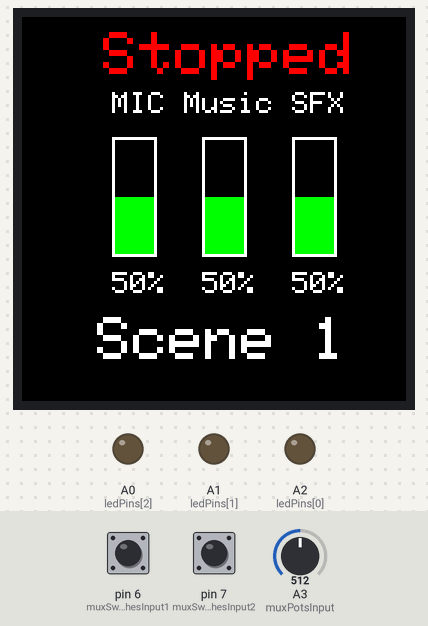
Bench run of a sketch on a simulated Arduino Leonardo, built with avr-gcc and run on an emulated ATmega32U4. On the bench: 128×128 colour display, output pins drawn as LEDs (lit = HIGH). The test bench sets the inputs (shaded band); at power-on: pin 7 (muxSwitchesInput2) HIGH, pin 6 (muxSwitchesInput1) HIGH, A3 (muxPotsInput) = 512. Pins used as bus, display or sensor lines are not drawn.

Above: at 1.3 s.
1.4 s: pin 7 (muxSwitchesInput2) pulled LOW for 0.15 s
At 2.6 s:
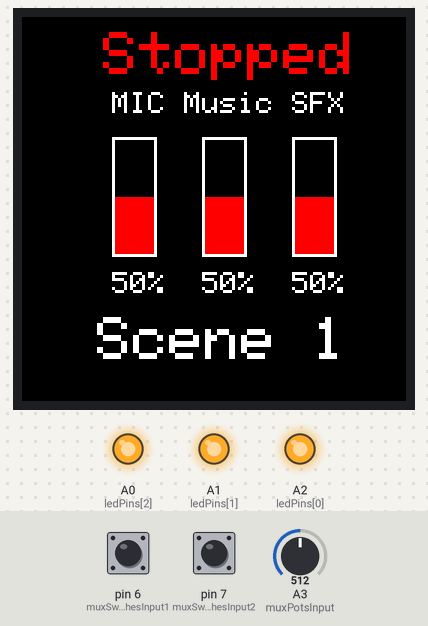
3.0 s: pin 6 (muxSwitchesInput1) pulled LOW for 0.15 s
At 3.4 s:
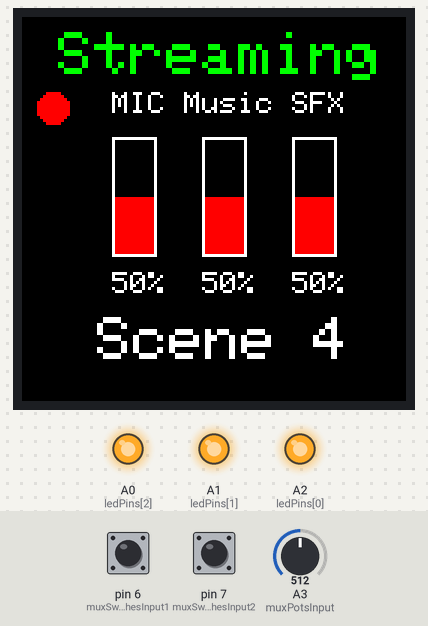
4.6 s: pin 7 (muxSwitchesInput2) pulled LOW for 1 s
At 5.1 s:
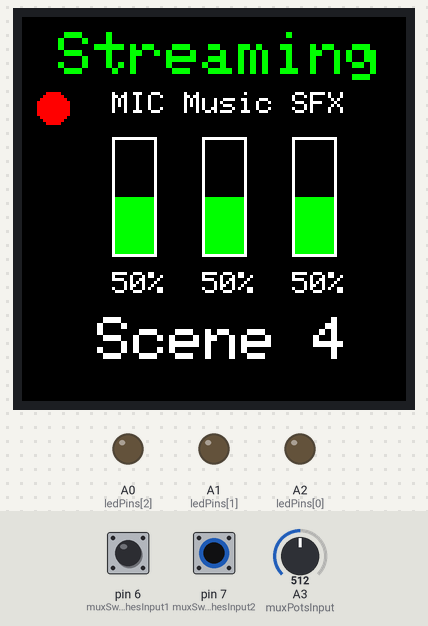
7.1 s: A3 (muxPotsInput) set to 716
At 8.1 s:
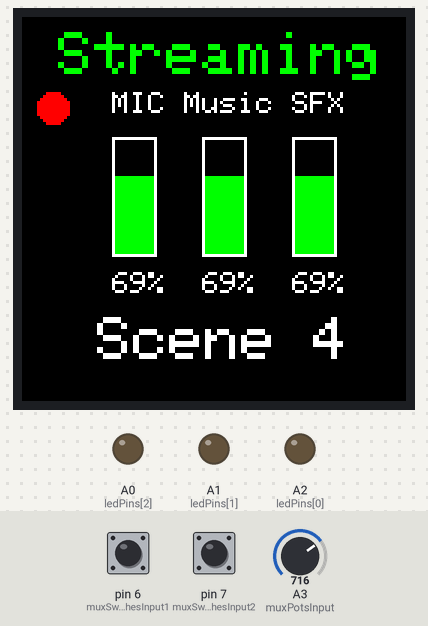
8.6 s: pin 7 (muxSwitchesInput2) pulled LOW for 0.15 s
At 9.3 s:
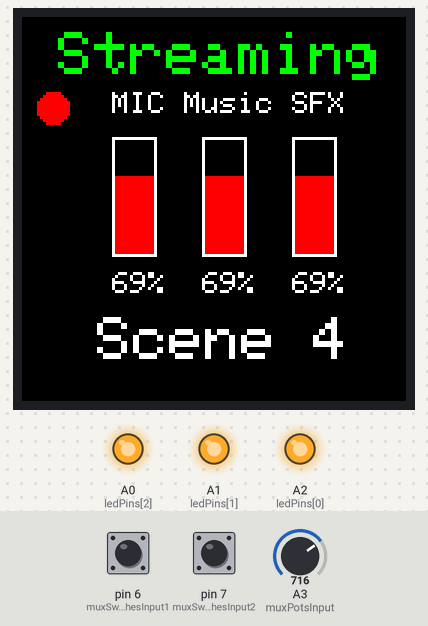
10.2 s: pin 6 (muxSwitchesInput1) pulled LOW for 1 s
At 11.3 s:
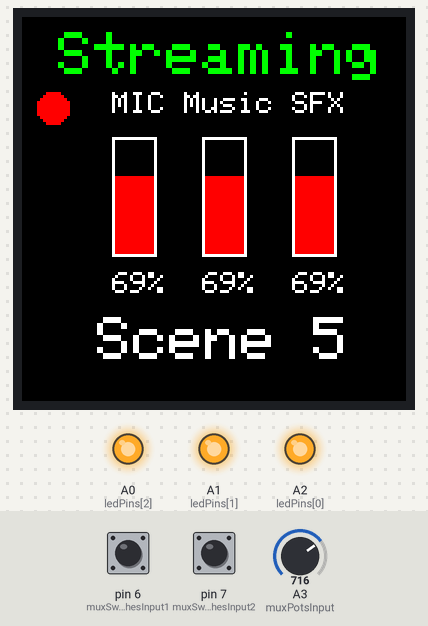
Timing chart, 0 to 13.2 s (numbered marks = the images above; inputs shaded):
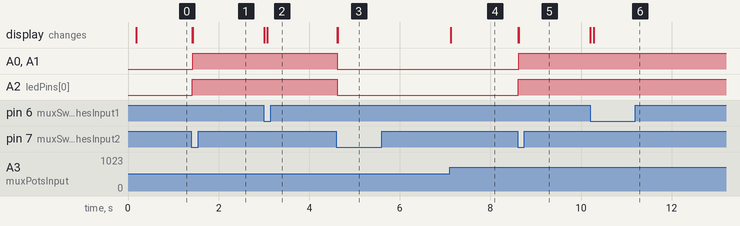

The sketch:

OBSController.ino
```cpp
#include <Arduino.h>
#include "MIDIUSB.h"
#include "Keyboard.h"
#include <Adafruit_GFX.h>
#include <Adafruit_ST7735.h>
#include <SPI.h>
#include <ResponsiveAnalogRead.h>

#define SLIDER_WIDTH 15
#define SLIDER_HEIGHT 40
#define SLIDER_SPACING 30
#define SLIDER_X_OFFSET 30
#define SLIDER_Y_OFFSET 40
#define SLIDER_TEXT_OFFSET 5 // Offset for text below the slider

// Define pins
#define TFT_CS     10
#define TFT_RST    9
#define TFT_DC     8

Adafruit_ST7735 tft = Adafruit_ST7735(TFT_CS, TFT_DC, TFT_RST);

int selectedChannel = 0;
int octave = 0;
int notesOctave = 0;

// LEDS
const int ledPins[] = {A2, A1, A0};
const int numLeds = sizeof(ledPins) / sizeof(ledPins[0]);
bool ledStates[numLeds] = {0, 0, 0}; // States of the LEDs

// MUX
// Outputs
int muxChannel1 = 2;
int muxChannel2 = 3;
int muxChannel3 = 4;
int muxChannel4 = 5;

// Inputs
int muxPotsInput = A3; // 8 channel analog
int muxSwitchesInput1 = 6; // 16 channel digital
int muxSwitchesInput2 = 7; // 8 channel digital

// MULTIPLEXER 1 BUTTONS - 16 CH
const int NUMBER_MUX_1_BUTTONS = 16;
bool muxButtons1CurrentState[NUMBER_MUX_1_BUTTONS] = {0};
bool muxButtons1PreviousState[NUMBER_MUX_1_BUTTONS] = {0};

unsigned long lastDebounceTimeMUX1[NUMBER_MUX_1_BUTTONS] = {0};
unsigned long debounceDelayMUX1 = 5;

// MULTIPLEXER 2 BUTTONS - 8 CH
const int NUMBER_MUX_2_BUTTONS = 7;
bool muxButtons2CurrentState[NUMBER_MUX_2_BUTTONS] = {0};
bool muxButtons2PreviousState[NUMBER_MUX_2_BUTTONS] = {0};

unsigned long lastDebounceTimeMUX2[NUMBER_MUX_2_BUTTONS] = {0};
unsigned long debounceDelayMUX2 = 5;

// MULTIPLEXER 3 POTS - 8 CH
const int NUMBER_MUX_3_POTS = 3;
int muxPots3PreviousState[NUMBER_MUX_3_POTS] = {0};
int muxPots3PreviousMidiState[NUMBER_MUX_3_POTS] = {0}; // To store previous MIDI states
int previousSliderValues[NUMBER_MUX_3_POTS] = {0};
bool previousSliderStates[NUMBER_MUX_3_POTS] = {0}; // Declare previousSliderStates

unsigned long lastDebounceTimeMUX3[NUMBER_MUX_3_POTS] = {0};
const unsigned long debounceDelayMUX3 = 5;
const int varThreshold = 10;

ResponsiveAnalogRead pots[NUMBER_MUX_3_POTS] = {
  ResponsiveAnalogRead(A3, true),
  ResponsiveAnalogRead(A3, true),
  ResponsiveAnalogRead(A3, true)
};

// Function to draw initial sliders
void initializeSliders() {
  int potValues[NUMBER_MUX_3_POTS];

  // Read initial pot values
  for (int i = 0; i < NUMBER_MUX_3_POTS; i++) {
    digitalWrite(muxChannel1, bitRead(i, 0));
    digitalWrite(muxChannel2, bitRead(i, 1));
    digitalWrite(muxChannel3, bitRead(i, 2));
    delay(1);  // Minimize this delay if response is too slow

    pots[i].update();
    int potValue = pots[i].getValue();
    potValues[i] = potValue;
    previousSliderValues[i] = potValue; // Set initial previous values
  }

  // Draw sliders with initial values
  for (int i = 0; i < NUMBER_MUX_3_POTS; i++) {
    int sliderX = SLIDER_X_OFFSET + i * SLIDER_SPACING;
    drawSlider(sliderX, SLIDER_Y_OFFSET, SLIDER_HEIGHT, 0, potValues[i], ledStates[i]);
  }
}

int currentScene = 1;
bool streamStarted = 0;
bool recordingStarted = 0;

void setup() {
  // Initialize serial communication for debugging (optional)
  Serial.begin(9600);

  // Configure multiplexer output pins
  pinMode(muxChannel1, OUTPUT);
  pinMode(muxChannel2, OUTPUT);
  pinMode(muxChannel3, OUTPUT);
  pinMode(muxChannel4, OUTPUT);
  digitalWrite(muxChannel1, LOW);
  digitalWrite(muxChannel2, LOW);
  digitalWrite(muxChannel3, LOW);
  digitalWrite(muxChannel4, LOW);

  // Set up multiplexer input pins
  pinMode(muxPotsInput, INPUT); // Analog input for potentiometers
  pinMode(muxSwitchesInput1, INPUT_PULLUP); // Digital input for the first set of switches
  pinMode(muxSwitchesInput2, INPUT_PULLUP); // Digital input for the second set of switches

  for (int i = 0; i < numLeds; i++) {
    pinMode(ledPins[i], OUTPUT);
  }

  tft.initR(INITR_144GREENTAB); // Initialize the display

  tft.fillScreen(ST77XX_BLACK);
   // Display a color gradient
  //displayColorGradient();


  updateStreamingStatus();
  clearRecordingDot();

  tft.setTextSize(1);
  tft.setTextColor(ST77XX_WHITE);
  tft.setCursor(30, 25);
  tft.println("MIC Music SFX");

  // Draw initial scene text
  drawSceneText();

  // Initialize sliders
  initializeSliders();
}

void loop() {
  updateMUX1Buttons();
  updateMUX2Buttons();
  updateMUX3Pots();
}

void updateStreamingStatus() {

  tft.setTextSize(2);
  tft.fillRect(0, 5, 120, 20, ST77XX_BLACK); // Clear previous percentage

  if (streamStarted){
    tft.setCursor(12, 5);
    tft.setTextColor(ST77XX_GREEN);
    tft.println("Streaming");
  } else {
    tft.setCursor(27, 5);
    tft.setTextColor(ST77XX_RED);
    tft.println("Stopped");
  }

}
void drawRecordingDot() {
  int dotX = 10;  // Beginning of the x axis
  int dotY = 30;  // Middle of the y axis
  int dotRadius = 5;  // Radius of the dot

  tft.fillCircle(dotX, dotY, dotRadius, ST77XX_RED);
}

void clearRecordingDot() {
  int dotX = 10;  // Beginning of the x axis
  int dotY = 30;  // Middle of the y axis
  int dotRadius = 5;  // Radius of the dot

  tft.fillCircle(dotX, dotY, dotRadius, ST77XX_BLACK);
}


void displayColorGradient() {
  for (uint16_t y = 0; y < tft.height(); y++) {
    for (uint16_t x = 0; x < tft.width(); x++) {
      uint16_t color = tft.color565(x * 255 / tft.width(), y * 255 / tft.height(), (x + y) * 255 / (tft.width() + tft.height()));
      tft.drawPixel(x, y, color);
    }
  }
  tft.setTextColor(ST77XX_WHITE);
  tft.setTextSize(2);
  tft.setCursor(5, 10);
  tft.println("Controller");
}

void updateMUX1Buttons() {
  for (int i = 0; i < NUMBER_MUX_1_BUTTONS; i++) {
    int A = bitRead(i, 0);
    int B = bitRead(i, 1);
    int C = bitRead(i, 2);
    int D = bitRead(i, 3);
    digitalWrite(muxChannel1, A);
    digitalWrite(muxChannel2, B);
    digitalWrite(muxChannel3, C);
    digitalWrite(muxChannel4, D);
    delay(1);
    muxButtons1CurrentState[i] = digitalRead(muxSwitchesInput1);

    if ((millis() - lastDebounceTimeMUX1[i]) > debounceDelayMUX1) {
      if (muxButtons1CurrentState[i] != muxButtons1PreviousState[i]) {
        lastDebounceTimeMUX1[i] = millis();

        if (muxButtons1CurrentState[i] == LOW) {
          pressButton(1, i, 0);
//          Serial.print("Mux 1 Button: ");
//          Serial.println(i);
        } else {
          pressButton(1, i, 1);
        }

        muxButtons1PreviousState[i] = muxButtons1CurrentState[i];
      }
    }
  }
}

void updateMUX2Buttons() {
  for (int i = 0; i < NUMBER_MUX_2_BUTTONS; i++) {
    int A = bitRead(i, 0);
    int B = bitRead(i, 1);
    int C = bitRead(i, 2);

    digitalWrite(muxChannel1, A);
    digitalWrite(muxChannel2, B);
    digitalWrite(muxChannel3, C);

    delay(1);
    muxButtons2CurrentState[i] = digitalRead(muxSwitchesInput2);

    if ((millis() - lastDebounceTimeMUX2[i]) > debounceDelayMUX2) {
      if (muxButtons2CurrentState[i] != muxButtons2PreviousState[i]) {
        lastDebounceTimeMUX2[i] = millis();

        if (muxButtons2CurrentState[i] == LOW) {
          pressButton(2, i, 0);
//          Serial.print("Mux 2 Button: ");
//          Serial.println(i);
        } else {
          pressButton(2, i, 1);
        }

        muxButtons2PreviousState[i] = muxButtons2CurrentState[i];
      }
    }
  }
}

void updateMUX3Pots() {
  int potValues[NUMBER_MUX_3_POTS];
  for (int i = 0; i < NUMBER_MUX_3_POTS; i++) {
    digitalWrite(muxChannel1, bitRead(i, 0));
    digitalWrite(muxChannel2, bitRead(i, 1));
    digitalWrite(muxChannel3, bitRead(i, 2));
    delay(1);  // Minimize this delay if response is too slow

    // Read the potentiometer value using ResponsiveAnalogRead
    pots[i].update();
    int potValue = pots[i].getValue();
    potValues[i] = potValue;
    int midiValue = map(potValue, 0, 1023, 0, 127); // Map to MIDI range

    if (abs(potValue - muxPots3PreviousState[i]) > varThreshold) {
      unsigned long currentTime = millis();
      if ((currentTime - lastDebounceTimeMUX3[i]) > debounceDelayMUX3) {
        lastDebounceTimeMUX3[i] = currentTime;

        if (midiValue != muxPots3PreviousMidiState[i]) {
          switch (i) {
            case 0:
              midiControlChange(selectedChannel, 101, midiValue);
              midiControlChange(selectedChannel, 102, midiValue);
              midiControlChange(selectedChannel, 103, midiValue);
              midiControlChange(selectedChannel, 104, midiValue);
              midiControlChange(selectedChannel, 105, midiValue);
              midiControlChange(selectedChannel, 106, midiValue);
              midiControlChange(selectedChannel, 107, midiValue);
              midiControlChange(selectedChannel, 108, midiValue);
              break;
            case 1:
              midiControlChange(selectedChannel, 109, midiValue);
              midiControlChange(selectedChannel, 110, midiValue);
              midiControlChange(selectedChannel, 111, midiValue);
              midiControlChange(selectedChannel, 112, midiValue);
              midiControlChange(selectedChannel, 113, midiValue);
              midiControlChange(selectedChannel, 114, midiValue);
              midiControlChange(selectedChannel, 115, midiValue);
              midiControlChange(selectedChannel, 116, midiValue);
              break;
            case 2:
              midiControlChange(selectedChannel, 117, midiValue);
              midiControlChange(selectedChannel, 118, midiValue);
              midiControlChange(selectedChannel, 119, midiValue);
              midiControlChange(selectedChannel, 120, midiValue);
              midiControlChange(selectedChannel, 121, midiValue);
              midiControlChange(selectedChannel, 122, midiValue);
              midiControlChange(selectedChannel, 123, midiValue);
              midiControlChange(selectedChannel, 124, midiValue);
              break;
          }

          muxPots3PreviousState[i] = potValue;
          muxPots3PreviousMidiState[i] = midiValue;
        }
      }
    }
  }

  updateSliders(potValues); // Update the slider display
}

void drawSlider(int x, int y, int height, int oldValue, int newValue, bool ledState) {
  int oldFilledHeight = map(oldValue, 0, 1023, 0, height);
  int newFilledHeight = map(newValue, 0, 1023, 0, height);
  uint16_t color = ledState ? ST77XX_RED : ST77XX_GREEN;

  // Clear the part that has decreased
  if (newFilledHeight < oldFilledHeight) {
    tft.fillRect(x + 1, y + height - oldFilledHeight, SLIDER_WIDTH - 2, oldFilledHeight - newFilledHeight, ST77XX_BLACK);
  }

  // Draw the part that has increased
  if (newFilledHeight > 0) {
    tft.fillRect(x + 1, y + height - newFilledHeight, SLIDER_WIDTH - 2, newFilledHeight, color);
  }

  // Redraw the outline
  tft.drawRect(x, y, SLIDER_WIDTH, height, ST77XX_WHITE);

  // Display the percentage below the slider
  int percentage = map(newValue, 0, 1023, 0, 100);
  tft.fillRect(x, y + height + SLIDER_TEXT_OFFSET, SLIDER_WIDTH + 10, 10, ST77XX_BLACK); // Clear previous percentage
  tft.setCursor(x, y + height + SLIDER_TEXT_OFFSET);
  tft.setTextSize(1);
  tft.setTextColor(ST77XX_WHITE);
  tft.print(percentage);
  tft.print("%");
}

void updateSliders(int values[]) {
  for (int i = 0; i < NUMBER_MUX_3_POTS; i++) {
    if (values[i] != previousSliderValues[i] || ledStates[i] != previousSliderStates[i]) {
      int sliderX = SLIDER_X_OFFSET + i * SLIDER_SPACING;
      drawSlider(sliderX, SLIDER_Y_OFFSET, SLIDER_HEIGHT, previousSliderValues[i], values[i], ledStates[i]);
      previousSliderValues[i] = values[i];
      previousSliderStates[i] = ledStates[i];
    }
  }
}

void pressButton(int muxNumber, int buttonNumber, int state) {
  int midiNote = 70; // starting midi note
  if (muxNumber == 1) {
    int n = midiNote + buttonNumber;
    if (state == 0) {
      midiControlChange(selectedChannel, n, 127);
      if (n == 70){
        streamStarted = 0;
        updateStreamingStatus();
      } else if (n == 71) {
        streamStarted = 1;
        updateStreamingStatus();
      } else if (n == 72) {
        recordingStarted = 0;
        clearRecordingDot();
      } else if (n == 73) {
        recordingStarted = 1;
        drawRecordingDot();
      } else if (n == 74){
        currentScene = 1;
      } else if (n == 75){
        currentScene = 2;
      } else if (n == 76){
        currentScene = 7;
      } else if (n == 77){
        currentScene = 8;
      } else if (n == 78){
        currentScene = 9;
      } else if (n == 79){
        currentScene = 10;
      } else if (n == 80){
        currentScene = 3;
      } else if (n == 81){
        currentScene = 4;
      } else if (n == 82){
        currentScene = 11;
      } else if (n == 83){
        currentScene = 12;
      } else if (n == 84){
        currentScene = 5;
      } else if (n == 85){
        currentScene = 6;
      }
      if (n >= 74 && n <= 85){
        drawSceneText();
      }
    } else {
      midiControlChange(selectedChannel, n, 0);
    }

  } else if (muxNumber == 2) {
    int n = midiNote + buttonNumber + 16;
    if (buttonNumber < 4){

      if (state == 0) {
        midiControlChange(selectedChannel, n, 127);
      } else {
        midiControlChange(selectedChannel, n, 0);
      }
    } else {
      switch (buttonNumber) {
        case 4:
          if (state == 0) {
            ledStates[0] = !ledStates[0];
            digitalWrite(ledPins[0], ledStates[0]);
            updateSliders(previousSliderValues); // Redraw sliders with new LED state
            midiControlChange(selectedChannel, n, ledStates[0]);
          }
          break;
        case 5:
          if (state == 0) {
            ledStates[1] = !ledStates[1];
            digitalWrite(ledPins[1], ledStates[1]);
            updateSliders(previousSliderValues); // Redraw sliders with new LED state
            midiControlChange(selectedChannel, n, ledStates[1]);
          }
          break;
        case 6:
          if (state == 0) {
            ledStates[2] = !ledStates[2];
            digitalWrite(ledPins[2], ledStates[2]);
            updateSliders(previousSliderValues); // Redraw sliders with new LED state
            for (int i = 0; i < 8; i++) {
              midiControlChange(selectedChannel, n + i, ledStates[2]);
            }

          }
          break;
      }
    }
  }
}

void midiNoteOn(byte channel, unsigned short note) {
  midiEventPacket_t midiNoteOn = { 0x09, 0x90 | channel, note, 100 };
  MidiUSB.sendMIDI(midiNoteOn);
  MidiUSB.flush();  // Ensure the message is sent immediately
}

void midiNoteOff(byte channel, unsigned short note) {
  midiEventPacket_t midiNoteOff = { 0x08, 0x80 | channel, note, 0 };
  MidiUSB.sendMIDI(midiNoteOff);
  MidiUSB.flush();  // Ensure the message is sent immediately
}

void midiControlChange(byte channel, byte control, byte value) {
  midiEventPacket_t event = { 0x0B, 0xB0 | channel, control, value };
  MidiUSB.sendMIDI(event);
  MidiUSB.flush();  // Ensure the message is sent immediately
}


void drawSceneText() {
  // Clear previous scene text
  tft.fillRect(25, 100, 100, 20, ST77XX_BLACK);

  // Draw new scene text
  tft.setTextSize(2);
  tft.setTextColor(ST77XX_WHITE);
  tft.setCursor(25, 100);
  tft.print("Scene ");
  tft.print(currentScene);
}
```

Measured:
- after the input at 1.4 s, A0 (ledPins[2]), A1 (ledPins[1]), A2 (ledPins[0]): LOW → HIGH at once; the display: first changes at once (image 1 shows a later state)
- after the input at 3.0 s, the display: first changes at once (image 2 shows a later state)
- after the input at 4.6 s, A0 (ledPins[2]), A1 (ledPins[1]), A2 (ledPins[0]): HIGH → LOW at once; the display: first changes at once (image 3 shows a later state)
- after the input at 7.1 s, the display: changes at once (image 4)
- after the input at 8.6 s, A0 (ledPins[2]), A1 (ledPins[1]), A2 (ledPins[0]): LOW → HIGH at once; the display: first changes at once (image 5 shows a later state)
- after the input at 10.2 s, the display: first changes at once (image 6 shows a later state)
